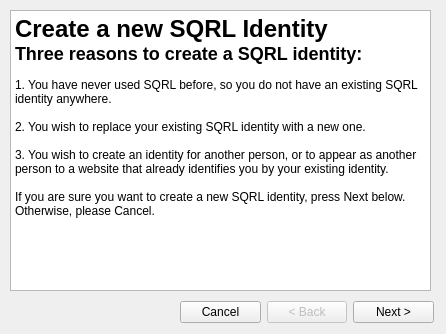
<?xml version="1.0" encoding="UTF-8"?>
<ui version="4.0">
 <class>IdentityGenerationWindow</class>
 <widget class="QWidget" name="IdentityGenerationWindow">
  <property name="geometry">
   <rect>
    <x>0</x>
    <y>0</y>
    <width>446</width>
    <height>334</height>
   </rect>
  </property>
  <property name="windowTitle">
   <string>Form</string>
  </property>
  <widget class="QTextBrowser" name="textBrowser">
   <property name="geometry">
    <rect>
     <x>10</x>
     <y>10</y>
     <width>421</width>
     <height>281</height>
    </rect>
   </property>
   <property name="html">
    <string>&lt;!DOCTYPE HTML PUBLIC &quot;-//W3C//DTD HTML 4.0//EN&quot; &quot;http://www.w3.org/TR/REC-html40/strict.dtd&quot;&gt;
&lt;html&gt;&lt;head&gt;&lt;meta name=&quot;qrichtext&quot; content=&quot;1&quot; /&gt;&lt;style type=&quot;text/css&quot;&gt;
p, li { white-space: pre-wrap; }
&lt;/style&gt;&lt;/head&gt;&lt;body style=&quot; font-family:'Sans Serif'; font-size:9pt; font-weight:400; font-style:normal;&quot;&gt;
&lt;p style=&quot; margin-top:0px; margin-bottom:0px; margin-left:0px; margin-right:0px; -qt-block-indent:0; text-indent:0px;&quot;&gt;&lt;span style=&quot; font-size:xx-large; font-weight:600;&quot;&gt;Create a new SQRL Identity&lt;/span&gt;&lt;/p&gt;
&lt;p style=&quot; margin-top:0px; margin-bottom:0px; margin-left:0px; margin-right:0px; -qt-block-indent:0; text-indent:0px;&quot;&gt;&lt;span style=&quot; font-size:x-large; font-weight:600;&quot;&gt;Three reasons to create a SQRL identity:&lt;/span&gt;&lt;/p&gt;
&lt;p style=&quot;-qt-paragraph-type:empty; margin-top:0px; margin-bottom:0px; margin-left:0px; margin-right:0px; -qt-block-indent:0; text-indent:0px;&quot;&gt;&lt;br /&gt;&lt;/p&gt;
&lt;p style=&quot; margin-top:0px; margin-bottom:0px; margin-left:0px; margin-right:0px; -qt-block-indent:0; text-indent:0px;&quot;&gt;1. You have never used SQRL before, so you do not have an existing SQRL identity anywhere.&lt;/p&gt;
&lt;p style=&quot;-qt-paragraph-type:empty; margin-top:0px; margin-bottom:0px; margin-left:0px; margin-right:0px; -qt-block-indent:0; text-indent:0px;&quot;&gt;&lt;br /&gt;&lt;/p&gt;
&lt;p style=&quot; margin-top:0px; margin-bottom:0px; margin-left:0px; margin-right:0px; -qt-block-indent:0; text-indent:0px;&quot;&gt;2. You wish to replace your existing SQRL identity with a new one.&lt;/p&gt;
&lt;p style=&quot;-qt-paragraph-type:empty; margin-top:0px; margin-bottom:0px; margin-left:0px; margin-right:0px; -qt-block-indent:0; text-indent:0px;&quot;&gt;&lt;br /&gt;&lt;/p&gt;
&lt;p style=&quot; margin-top:0px; margin-bottom:0px; margin-left:0px; margin-right:0px; -qt-block-indent:0; text-indent:0px;&quot;&gt;3. You wish to create an identity for another person, or to appear as another person to a website that already identifies you by your existing identity.&lt;/p&gt;
&lt;p style=&quot;-qt-paragraph-type:empty; margin-top:0px; margin-bottom:0px; margin-left:0px; margin-right:0px; -qt-block-indent:0; text-indent:0px;&quot;&gt;&lt;br /&gt;&lt;/p&gt;
&lt;p style=&quot; margin-top:0px; margin-bottom:0px; margin-left:0px; margin-right:0px; -qt-block-indent:0; text-indent:0px;&quot;&gt;If you are sure you want to create a new SQRL identity, press Next below. Otherwise, please Cancel.&lt;/p&gt;&lt;/body&gt;&lt;/html&gt;</string>
   </property>
  </widget>
  <widget class="QWidget" name="">
   <property name="geometry">
    <rect>
     <x>180</x>
     <y>300</y>
     <width>254</width>
     <height>24</height>
    </rect>
   </property>
   <layout class="QHBoxLayout" name="horizontalLayout">
    <item>
     <widget class="QPushButton" name="pushButton">
      <property name="text">
       <string>Cancel</string>
      </property>
     </widget>
    </item>
    <item>
     <widget class="QPushButton" name="pushButton_3">
      <property name="enabled">
       <bool>false</bool>
      </property>
      <property name="text">
       <string>&lt; Back</string>
      </property>
     </widget>
    </item>
    <item>
     <widget class="QPushButton" name="pushButton_2">
      <property name="text">
       <string>Next &gt;</string>
      </property>
     </widget>
    </item>
   </layout>
  </widget>
 </widget>
 <resources/>
 <connections/>
</ui>
